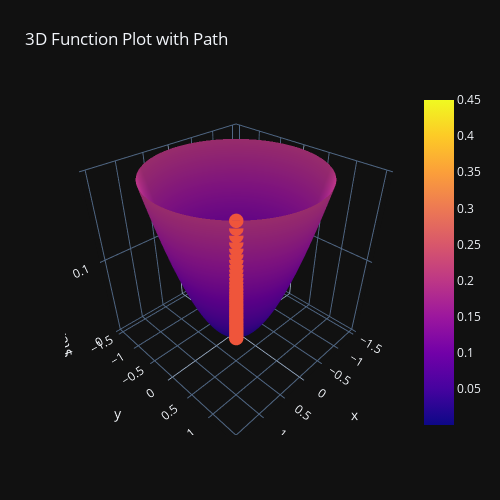

Source (notebook cell):
### Code cell
(plot_func(f,res.path).show())

### Figure 1 — Plotly figure (JSON) as saved in the notebook; plotly's stock layout.template omitted (floating-point values rounded to 4 significant figures; data arrays with more than 128 entries replaced by an {"elided": "..."} marker saying what was removed)
{"data": [{"x": {"elided": "100x100 float values"}, "y": {"elided": "100x100 float values"}, "z": {"elided": "100x100 float values"}, "type": "surface"}, {"marker": {"size": 5}, "mode": "markers+lines", "name": "Path", "x": {"elided": "2001 float values"}, "y": {"elided": "2001 float values"}, "z": {"elided": "2001 float values"}, "type": "scatter3d"}], "layout": {"scene": {"zaxis": {"range": [2.055e-35, 0.2], "title": {"text": "$0.1 x^{2} + 0.1 y^{2}$"}}, "xaxis": {"title": {"text": "x"}}, "yaxis": {"title": {"text": "y"}}, "aspectmode": "cube"}, "margin": {"l": 65, "r": 50, "b": 65, "t": 90}, "title": {"text": "3D Function Plot with Path"}, "autosize": false, "width": 500, "height": 500}}
